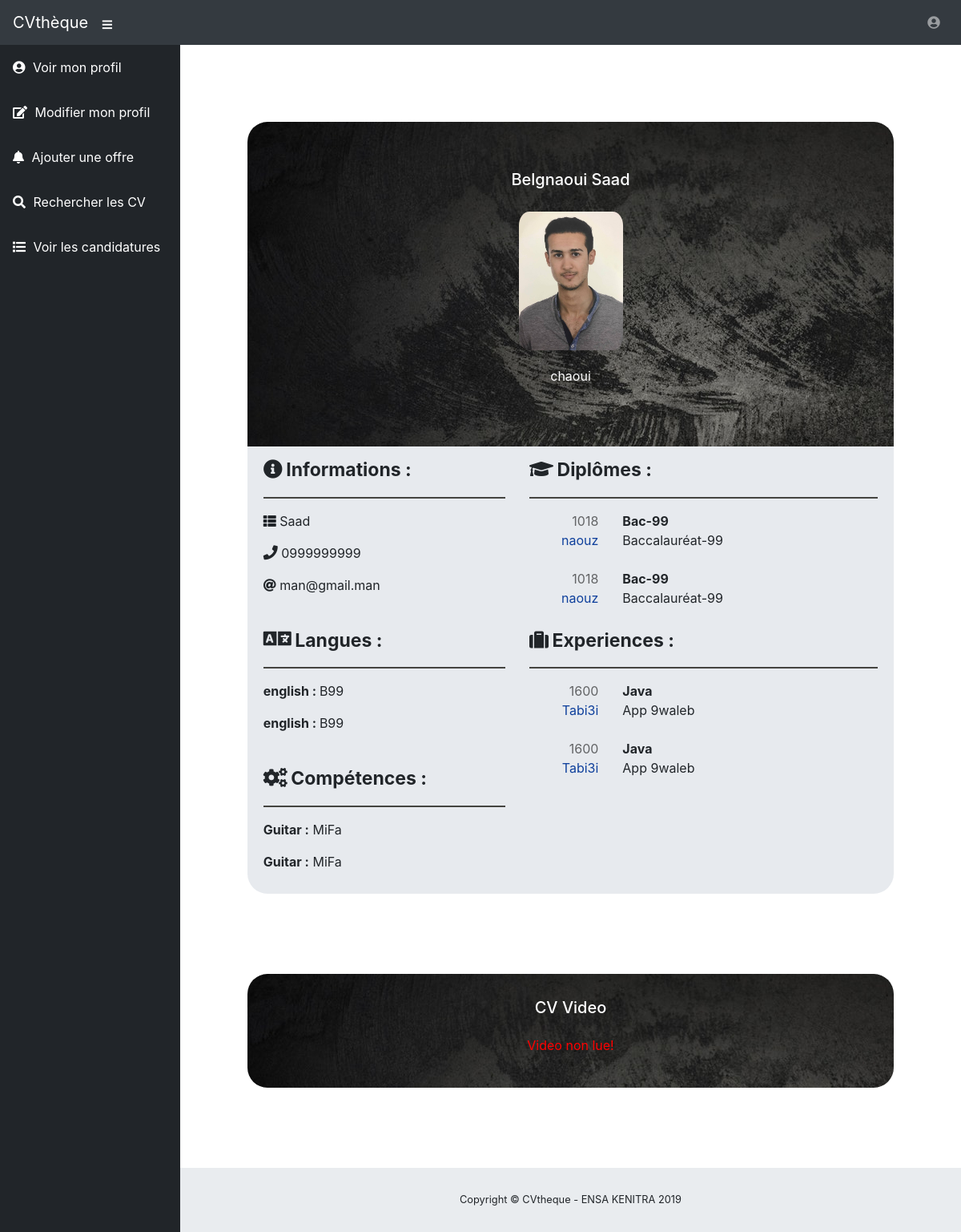
Page /entreprise/cvetudiant.php?apogee=Saad (signed in) on the earlier database version.
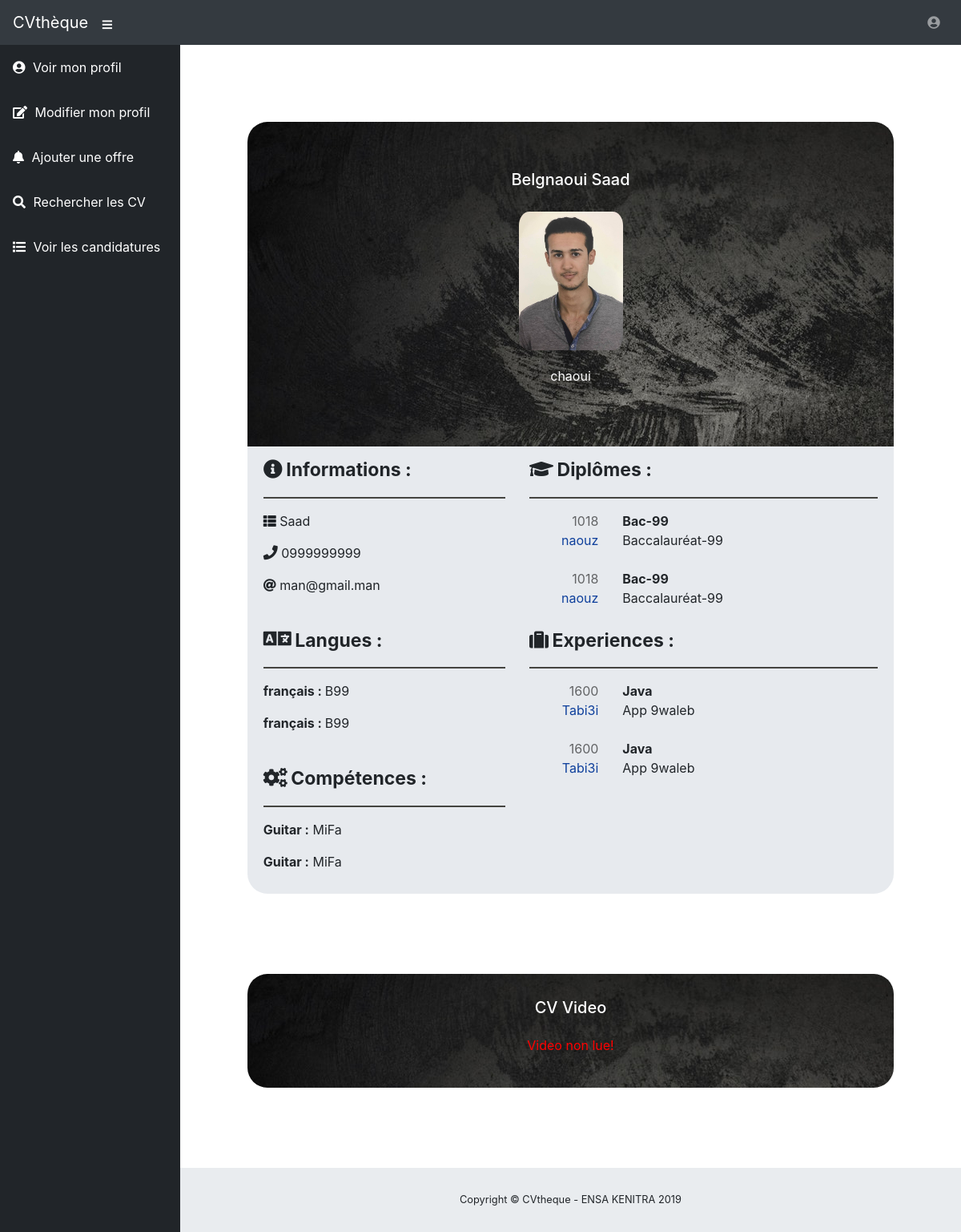
Same page on the later database version.
### tables this page shows
CREATE TABLE `langues_etudiant` (
  `id` int(20) NOT NULL,
  `numero_apogee` varchar(20) NOT NULL,
  `langue` varchar(20) NOT NULL,
  `niveau` varchar(20) NOT NULL
);

### entreprise/cvetudiant.php (the view, shortened to what the changed rows need)
<?php
    if(isset($_SESSION['connected'])){
        $numero_apogee = $_GET['apogee'];
        require('../config/dbConnection.php');
        $query = "SELECT * FROM etudiants where numero_apogee='".$numero_apogee."'";
        $students = $conn->query($query);
        if($students->rowCount() == 1){
            $student = $students->fetch();
            $apogee = $numero_apogee;
            $tele = $student['phone'];
            $email = $student['email'];
        }
        $query = "SELECT * FROM etudiants where numero_apogee='".$numero_apogee."'";
        $students = $conn->query($query);
        if($students->rowCount() == 1){
            $student = $students->fetch();
            $apogee = $numero_apogee;
            $tele = $student['phone'];
            $email = $student['email'];
        }
        $query = "SELECT * FROM langues_etudiant where lower(numero_apogee)='".$numero_apogee."'";
        $languages = $conn->query($query);
        $query = "SELECT * FROM competences where lower(apogee_etudiant)='".$numero_apogee."'";
        $competences = $conn->query($query);
    }
?>
<!DOCTYPE html>
<html lang="en">
<head>
  <?php require('../includes/styles.php'); ?>
</head>
<body id="page-top">
  <div id="wrapper">
    <div id="content-wrapper">
      <div id="container-fluid">
        <div class="row">
            <div class="profile col-sm-10">
                <div class="card">
                    <div class="card-footer">
                        <div class="row">
                            <div class="col-sm-5">
                                <p class="apogee"><i class="fas fa-th-list"></i>  <?= $apogee ?><p>
                                <p class="phone"><i class="fas fa-phone cv-icon-small"></i> <?= $tele ?><p>
                                <p class="phone"><i class="fas fa-at"></i> <?= $email ?><p>
                                <br>
                                <i class="fas fa-language cv-icon-lang"></i> <span class="cv-label">Langues :</span>
                                <hr class="hr">
                                <?php
                                    while($language = $languages->fetch()){
                                ?>
                                    <p><strong><?= $language['langue'] ?> : </strong>  <?= $language['niveau'] ?></p>
                                <?php
                                    }
                                ?>
                                <br>
                                <i class="fas fa-cogs cv-icon"></i> <span class="cv-label">Compétences :</span>
                                <hr class="hr">
                                <?php
                                    while($competence = $competences->fetch()){
                                ?>
                                    <p><strong><?= $competence['competence'] ?> :</strong> <?= $competence['niveau'] ?></p>
                                <?php
                                    }
                                ?>
                            </div>
                        </div>
                    </div>
                </div>
            </div>
        </div>
      </div>
    </div>
  </div>
</body>
</html>

Differences in the rows shown:
changed langues_etudiant (number 1 of 2 on the later page): langue "english" → "français"
changed langues_etudiant (number 2 of 2 on the later page): langue "english" → "français"
